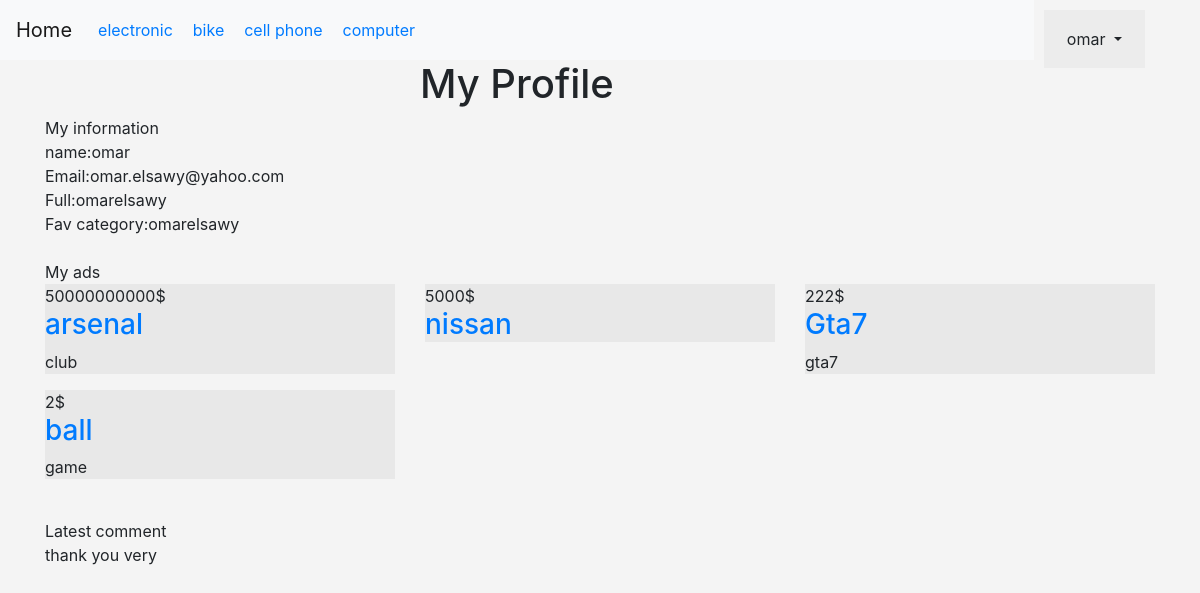
/eCommerce/profile.php (signed in), run on the app's committed database.
### tables this page shows
CREATE TABLE `categories` (
  `id` int(11) NOT NULL,
  `name` varchar(255) NOT NULL,
  `description` text NOT NULL,
  `ordering` int(11) DEFAULT NULL,
  `visibility` tinyint(4) NOT NULL DEFAULT '0',
  `allow_comments` tinyint(4) NOT NULL DEFAULT '0',
  `allow_ads` tinyint(4) NOT NULL DEFAULT '0'
);

CREATE TABLE `users` (
  `userid` int(11) NOT NULL,
  `username` varchar(255) NOT NULL,
  `password` varchar(255) NOT NULL,
  `email` varchar(255) NOT NULL,
  `fullname` varchar(255) NOT NULL,
  `groupid` int(11) NOT NULL DEFAULT '0',
  `truststatus` int(11) NOT NULL DEFAULT '0' COMMENT 'seller rank',
  `regstatus` int(11) NOT NULL DEFAULT '0' COMMENT 'user approval',
  `date` date NOT NULL,
  `image` varchar(255) NOT NULL
);

CREATE TABLE `items` (
  `item_id` int(11) NOT NULL,
  `name` varchar(255) NOT NULL,
  `description` text NOT NULL,
  `price` varchar(255) NOT NULL,
  `add_date` date NOT NULL,
  `country_made` varchar(255) NOT NULL,
  `image` varchar(255) NOT NULL,
  `status` varchar(255) NOT NULL,
  `rating` smallint(6) NOT NULL,
  `approve` tinyint(4) NOT NULL DEFAULT '0',
  `cat_id` int(11) NOT NULL,
  `member_id` int(11) NOT NULL
);

CREATE TABLE `comments` (
  `c_id` int(11) NOT NULL,
  `comment` text NOT NULL,
  `status` tinyint(4) NOT NULL,
  `comment_date` date NOT NULL,
  `item_id` int(11) NOT NULL,
  `user_id` int(11) NOT NULL
);

### eCommerce/init.php (called while the page is built, shortened)
<?php
include 'admin/connect.php';
$sessionUser ='';
if (isset($_SESSION['user'])){
    $sessionUser = $_SESSION['user'];
}
$tpl = 'includes/templates/';
$func = 'includes/functions/';
$css = 'layout/css/';
include $func."functions.php";
include $tpl."/header.php";

### eCommerce/includes/functions/functions.php (called while the page is built, shortened)
<?php
function getCats($where = '' , $id = '' , $val = ''){
    $equal = '';
    global $con;
    $getstmt = $con->prepare("SELECT * FROM categories $where $id $equal $val ORDER BY id ASC");
    $getstmt->execute();
    $rows = $getstmt->fetchAll();
    return $rows;
}
function getItems($where , $value){
    global $con;
    $getstmt = $con->prepare("SELECT * FROM items WHERE $where = $value ORDER BY item_id DESC");
    $getstmt->execute();
    $rows = $getstmt->fetchAll();
    return $rows;
}

### eCommerce/profile.php (the view, shortened to what this page needs)
<?php
include "init.php";
if (isset($_SESSION['user'])){
   $getUser = $con->prepare("SELECT * FROM users WHERE username = ?");
   $getUser->execute(array($sessionUser));
   $info = $getUser->fetch();
?>
<h1 class="text-center">My Profile</h1>
<div class="information">
    <div class="container">
        <div>
           <div>My information</div>
               <div>
                   name:<?php echo $info['username'] ?><br>
                   Email:<?php echo $info['email'] ?><br>
                   Full:<?php echo $info['fullname'] ?><br>
                   Fav category:<?php echo $info['fullname'] ?><br>
               </div>
        </div>
    </div>
</div><br>
    <div class="ads">
        <div class="container">
            <div>
                <div>My ads</div>
                <div id="myads">
                    <div class="row">
                        <?php $check = getItems('member_id' , $info['userid']);
                        if (!empty($check)){
                            foreach ($check as $item){
                                echo "<div class='col-sm-6 col-md-4'>";
                                echo "<div class='thumbnail itm'>";
                                echo"<span>".$item['price']."</span>";
                                echo "<div class='caption'>";
                                echo"<h3><a href='show.php?itemid=".$item['item_id']."'>".$item['name']."</a></h3>";
                                echo "<p>".$item['description']."</p>";
                                echo "</div>";
                                echo "</div>";
                                echo "</div>";
                            }
                        }else{
                            echo 'there is no ads <a href="items.php">add ads</a>';
                        }
                        ?>
                    </div>
                </div>
            </div>
        </div>
    </div><br>
    <div class="mycomm">
        <div class="container">
            <div>
                <div>Latest comment</div>
                <div>
                 <?php
                    $stmt = $con->prepare("SELECT comment FROM comments
                                                     WHERE user_id = ? LIMIT 5");
                    $stmt->execute(array($info['userid']));
                    $rows = $stmt->fetchAll();
                    if (!empty($rows)){
                        foreach ($rows as $row){
                            echo "<p>".$row['comment']."</p>";
                        }
                    }
                 ?>
                </div>
            </div>
        </div>
    </div>
<?php
    }else{
         header('Location:login.php');
         exit();
     }
include $tpl."footer.php";

### eCommerce/includes/templates/header.php (shortened to what this page needs)
<!DOCTYPE html>
<html>
  <head>
      <link rel="stylesheet" href="<?php echo $css?>bootstrap.min.css">
      <link rel="stylesheet" href="<?php echo $css?>font-awesome.min.css">
      <link rel="stylesheet" href="<?php echo $css?>front.css">
  </head>
<body>
<div class="upper-bar">
    <div class="container">
        <span class="pull-right login2">
                <?php if (isset($_SESSION['user'])){ ?>
                   <div class="btn-group">
                     <span class="btn dropdown-toggle" data-toggle="dropdown">
                         <?php echo $sessionUser?>
                     </span>
                   </div>
                    <?php
                }else{
                    echo "<a href='login.php'>Login/Signup</a>";
                } ?>
        </span>
    </div>
</div>
<nav class="navbar navbar-expand-lg navbar-light bg-light">
    <a class="navbar-brand" href="index.php">Home</a>
    <div class="collapse navbar-collapse" id="app-nav">
        <ul class="navbar-nav mr-auto cat-nav">
            <?php
            foreach (getCats() as $cat){
            echo "<li class='cat-item'>
                  <a href='categories.php?catid=".$cat['id']."&catname=".str_replace(' ','-',$cat['name'])."'>
                  ".$cat['name']."</a></li>";
            }
            ?>
        </ul>
    </div>
</nav>

### eCommerce/layout/css/front.css (style rules this page uses)
body { background-color: #f4f4f4; }
.cat-nav .cat-item { padding: 10px; }
.itm { background-color: #e8e8e8; }
.login2 { background-color: #ececec; padding: 10px; margin: 10px; }

### data on the page
categories: name "electronic"
categories: name "bike"
categories: name "cell phone"
categories: name "computer"
users: username "omar", email "omar.elsawy@yahoo.com", fullname "omarelsawy"
items: price "50000000000$", name "arsenal", description "club"
items: price "5000$", name "nissan"
items: price "222$", name "Gta7", description "gta7"
items: price "2$", name "ball", description "game"
comments: comment "thank you very"

### other printed values
$sessionUser "omar"
